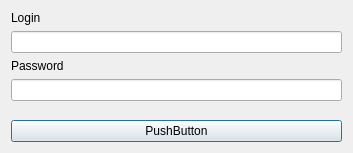
<?xml version="1.0" encoding="UTF-8"?>
<ui version="4.0">
 <class>Login</class>
 <widget class="QDialog" name="Login">
  <property name="geometry">
   <rect>
    <x>0</x>
    <y>0</y>
    <width>353</width>
    <height>153</height>
   </rect>
  </property>
  <property name="windowTitle">
   <string>Dialog</string>
  </property>
  <layout class="QVBoxLayout" name="verticalLayout">
   <item>
    <widget class="QLabel" name="login">
     <property name="text">
      <string>Login</string>
     </property>
    </widget>
   </item>
   <item>
    <widget class="QLineEdit" name="loginLine"/>
   </item>
   <item>
    <widget class="QLabel" name="password">
     <property name="text">
      <string>Password</string>
     </property>
    </widget>
   </item>
   <item>
    <widget class="QLineEdit" name="passwordLine"/>
   </item>
   <item>
    <spacer name="verticalSpacer">
     <property name="orientation">
      <enum>Qt::Vertical</enum>
     </property>
     <property name="sizeHint" stdset="0">
      <size>
       <width>20</width>
       <height>40</height>
      </size>
     </property>
    </spacer>
   </item>
   <item>
    <widget class="QPushButton" name="pushButton">
     <property name="text">
      <string>PushButton</string>
     </property>
    </widget>
   </item>
  </layout>
 </widget>
 <resources/>
 <connections/>
</ui>
